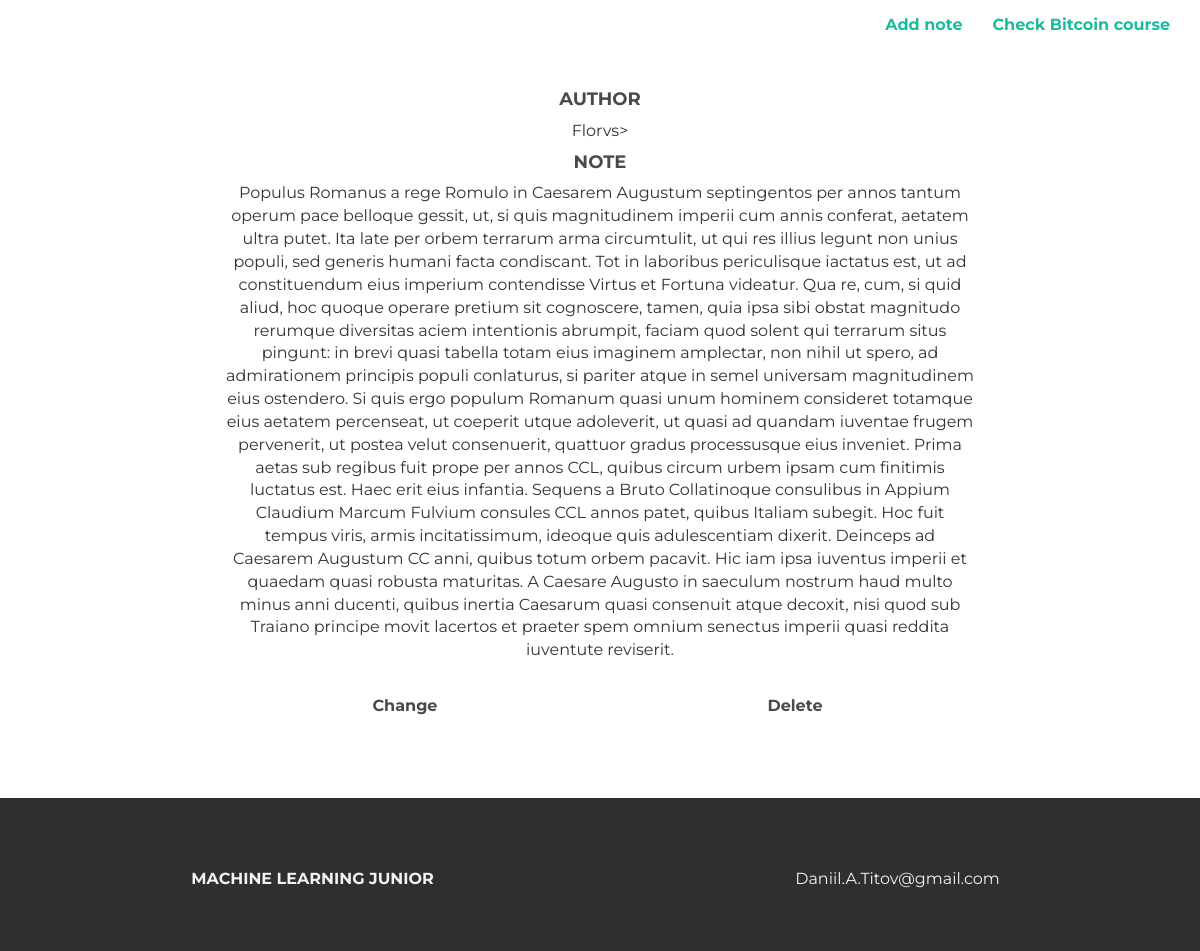
Screenshot of /note/1 with the database file from the repository.
### tables this page shows
CREATE TABLE "notes"
(
    author VARCHAR(255) NOT NULL,
    text TEXT NOT NULL,
    id INTEGER PRIMARY KEY AUTOINCREMENT NOT NULL
);

### main.py (the view)
@app.route('/note/<int:note_id>')
def note_details(note_id):
    conn = get_db()
    c = conn.cursor()
    c.execute('SELECT * FROM notes WHERE id=?', (note_id,))
    note = c.fetchall()
    return render_template('note_details.html', note=note[0])

### main.py (called while the page is built)
def get_db():
    if not hasattr(g, 'sqlite_db'):
        g.sqlite_db = sqlite3.connect('./databases/DB.sqlite')
    return g.sqlite_db

### templates/note_details.html
{% extends 'base.html' %}
{% block content %}
    <div class="container">
        <div class="row centered mt mb">
            <div class="col-lg-8 col-lg-offset-2">
                <h4>AUTHOR</h4>
                <p>{{ note[0] }}></p>
                <h4>NOTE</h4>
                <p>{{ note[1] }}</p>
                <br/>
                <div class="row centered">
                    <div class="col-lg-6">
                        <div class="button">
                            <a href="{{url_for('rewrite', note_id=note[2])}}">Change</a>
                        </div>
                    </div>
                    <div class="col-lg-6">
                        <div class="button">
                          <a href="{{url_for('delete', note_id=note[2])}}">Delete</a>
                        </div>
                    </div>
                </div>
            </div>
        </div><! --/row -->
	</div><! --/container -->
{% endblock %}

### static/assets/css/style.css (style rules this page uses)
.centered { text-align: center }
.mt { margin-top: 80px; }
.mb { margin-bottom: 80px; }
body { font-family: 'Montserrat', sans-serif; font-weight: 400; font-size: 16px; -webkit-font-smoothing: antialiased; -webkit-overflow-scrolling: touch; }
h1, h2, h3, h4, h5, h6, a { font-weight: 700; color: #4a4a4a; }

### rows the page displays
notes: author "Florvs", text "Populus Romanus a rege Romulo in Caesarem Augustum septingentos per annos tantum operum pace belloque gessit, ut, si quis magnitudinem imperii cum annis conferat, aetatem ultra putet. Ita late per orbem terrarum arma circumtulit, ut qui res illius legunt non unius populi, sed generis humani facta condiscant. Tot in laboribus periculisque iactatus est, ut ad constituendum eius imperium contendisse Virtus et Fortuna videatur. Qua re, cum, si quid aliud, hoc quoque operare pretium sit cognoscere, tamen, quia ipsa sibi obstat magnitudo rerumque diversitas aciem intentionis abrumpit, faciam quod solent qui terrarum situs pingunt: in brevi quasi tabella totam eius imaginem amplectar, non nihil ut…"
